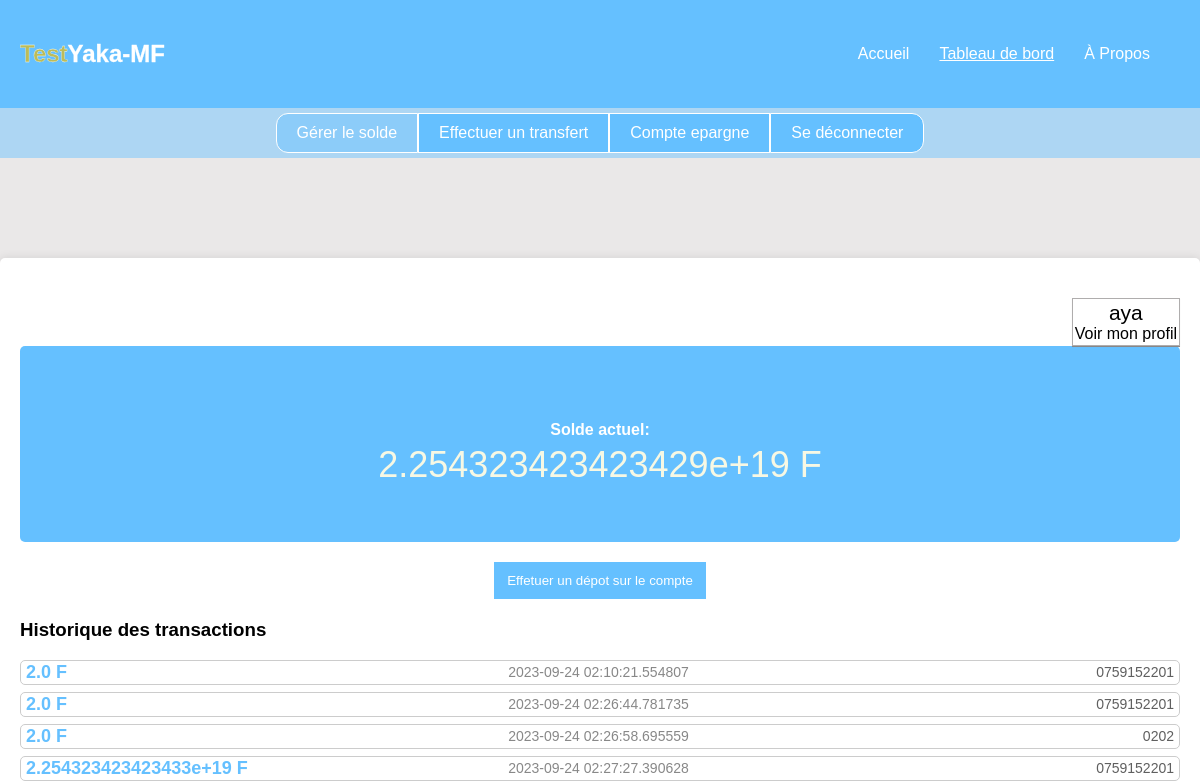
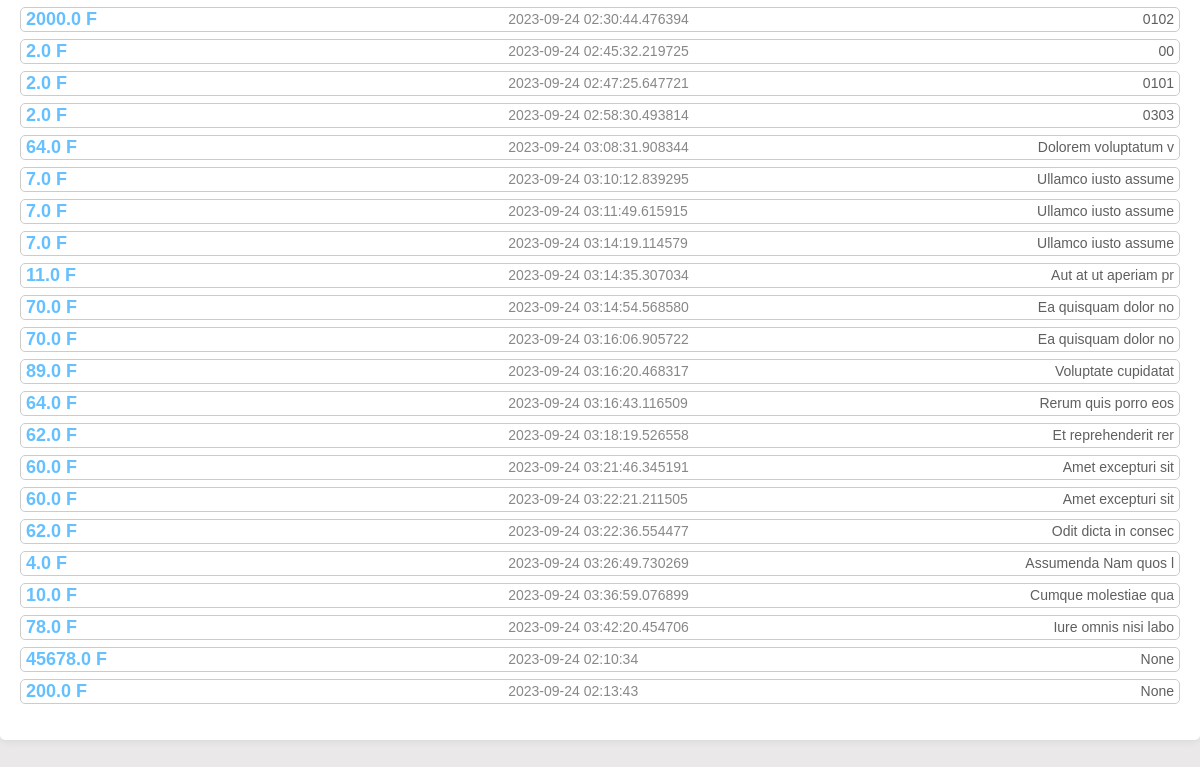
Page /dashboard (signed in) on the earlier database version (2 pictures, top to bottom).
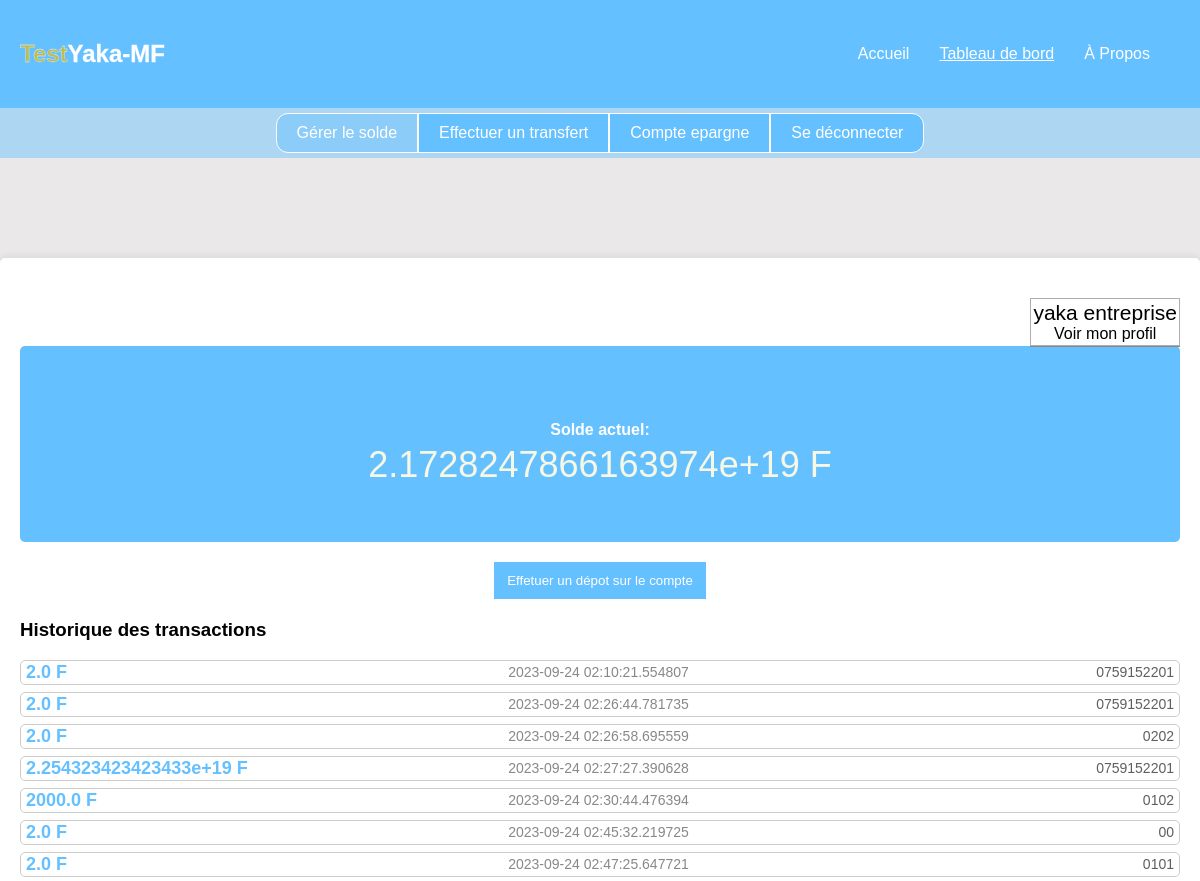
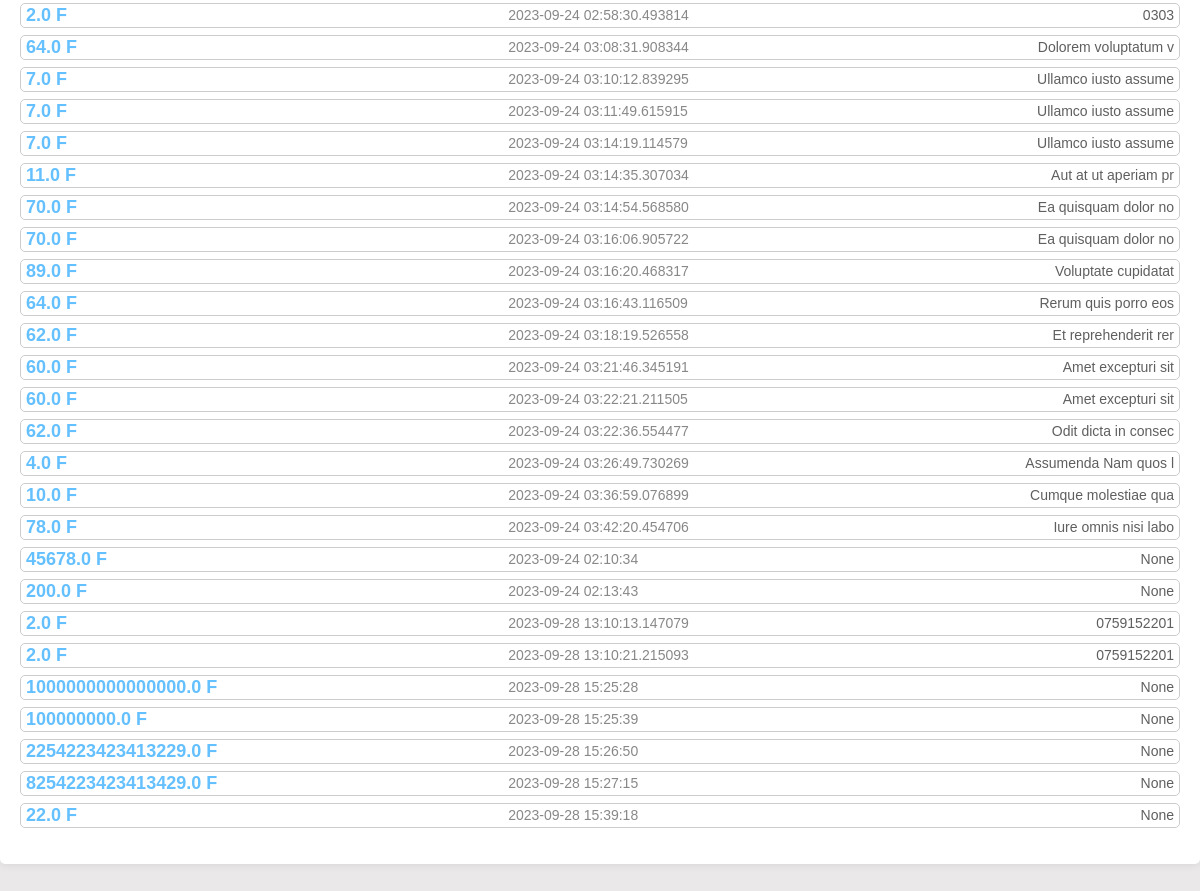
Same page on the later database version (2 pictures, top to bottom).
### tables this page shows
CREATE TABLE utilisateur (
        id INTEGER PRIMARY KEY AUTOINCREMENT,
        nom TEXT,
        email TEXT UNIQUE,
        contact TEXT UNIQUE,
        mot_de_passe TEXT,
        solde REAL DEFAULT 3000
    );

CREATE TABLE historique_operation (
        id INTEGER PRIMARY KEY AUTOINCREMENT,
        utilisateur_id INTEGER,
        description TEXT,
        contact_destinataire TEXT,
        montant REAL,
        date DATETIME DEFAULT CURRENT_TIMESTAMP
    );

### app.py (the view)
@app.route('/dashboard')
@login_required
def dashboard():
    cursor.execute('SELECT * FROM historique_operation WHERE utilisateur_id = ?', (current_user.id,))
    historique_operations = cursor.fetchall()
    return render_template('dashboard.html', utilisateur=current_user, historique_operations=historique_operations)

### app.py (called while the page is built)
@login_manager.user_loader
def load_user(user_id):
    cursor.execute('SELECT * FROM utilisateur WHERE id = ?', (user_id,))
    utilisateur_data = cursor.fetchone()
    if utilisateur_data:
        return Utilisateur(*utilisateur_data)
    return None

### templates/dashboard.html (shortened to what this page needs)
<!DOCTYPE html>
<html lang="en">
<head>
    <link rel="stylesheet" href="../static/css/dashboard.css">
</head>
<body>
    <div class="tableau-de-bord">
        <div class="logo">
            <a href=""><h2 style="color: rgb(188, 188, 89); -webkit-text-stroke: 0.3px white;">Test<span style="color: white;">Yaka-MF</span></h2></a>
        </div>
        <div class="menu">
            <ul>
                <li><a href="{{ url_for('accueil_inscrip') }}">Accueil</a></li>
                <li><a href="{{ url_for('dashboard') }}" style="text-decoration: underline;">Tableau de bord</a></li>
                <li><a href="{{ url_for('a_propos') }}">À Propos</a></li>
            </ul>
        </div>
    </div>
    <div class="barre-menu">
        <button class="menu-bouton1" style=" background: #65bfff75;"> <a href="{{ url_for('dashboard') }}">Gérer le solde</a></button>
        <button class="menu-bouton2"> <a href="{{ url_for('transfert') }}">Effectuer un transfert</a></button>
        <button class="menu-bouton3"> <a href="{{ url_for('compte_epargne') }}">Compte epargne</a></button>
        <button class="menu-bouton4"> <a href="{{ url_for('deconnexion') }}">Se déconnecter</a></button>
    </div>
    <div class="container">
        <div class="div_profil">
            <a href="{{url_for('profil')}}" id="profile-link"><span style="font-size: 21px;">{{  utilisateur.nom }}</span><br>Voir mon profil</a>
        </div>
            <div class="solde-container">
                <p class="solde"><span class="p_solde" style="text-align: center;font-weight: bold;">Solde actuel:</span> <br> {{ utilisateur.solde }} F</p>
            </div>
        <div class="text-center mt-4">
            <button id="recharge-button" class="bouton_recharger">Effetuer un dépot sur le compte</button>
        </div>
        <h3 class="mt-4">Historique des transactions</h3>
        <ul class="list-unstyled">
            {% for operation in historique_operations %}
            <div class="historique-operation">
                <p class="montant">{{ operation[4] }} F</p>
                <div style="display: flex; justify-content: space-between; width: 58%; ">
                    <p class="date-heure">{{ operation[5] }}</p>
                    <p class="contact-destinataire">{{ operation[3] }}</p>
                </div>
            </div>
            {% endfor %}
        </ul>
    </div>
</body>
</html>

### static/css/dashboard.css (style rules this page uses)
body { font-family: Arial, sans-serif; margin: 0; padding: 0; background: #eae8e8; }
a { text-decoration: none; color: white; }
.tableau-de-bord { display: flex; justify-content: space-between; align-items: center; padding: 20px; background-color: #65C0FF; color: white; }
.menu li { margin-right: 30px; }
.menu a { text-decoration: none; color: white; }
.menu ul { list-style: none; display: flex; margin: 0; padding: 0; }
.barre-menu { display: flex; justify-content: center; align-items: center; height: 50px; background-color: #65bfff75; }
.menu-bouton1, .menu-bouton2, .menu-bouton3, .menu-bouton4 { background-color: #65C0FF; color: #fff; border: none; padding: 10px 20px; border: 1px solid; cursor: pointer; font-size: 16px; transition: background-color 0.3s ease; }
.menu-bouton1 { border-radius: 12px 0 0 12px; }
.menu-bouton4 { border-radius: 0 12px 12px 0 ; }
.container { max-width: 1200px; margin: 100px auto; background-color: #fff; border-radius: 5px; box-shadow: 0 0 10px rgba(0, 0, 0, 0.1); padding: 20px; }
h2 { font-size: 24px; color: #333333; }
.text-center { text-align: center; }
.mt-4 { margin-top: 20px; }
.list-unstyled { list-style: none; padding: 0; }
.historique-operation { background-color: #fff; border: 1px solid #cccccc; padding: 5px; height: 13px; margin-bottom: 7px; border-radius: 5px; display: flex; justify-content: space-between; align-items: center; }
.montant { font-size: 18px; font-weight: bold; color: #65C0FF; }
.date-heure { font-size: 14px; color: #888888; }
.contact-destinataire { font-size: 14px; color: #5f5f5f; }
.bouton_recharger { border: 1px solid #65C0FF; padding: 10px 12px; }
button { background-color: #65C0FF; color: #fff; cursor: pointer; }
#profile-link { display: block; text-align: center; margin-top: 20px; }
.solde-container { text-align: center; display: flex; justify-content: space-around; align-items: center; background-color: #65C0FF; color: #fff; padding: 20px; border-radius: 5px; }
.solde { text-align: center; font-size: 36px; color: rgb(247, 248, 228); }
.p_solde { text-align: center; font-size: 16px; color: white; font-weight: bold; }
.div_profil { justify-content: end; display: flex; }
.div_profil a { color: black; border: 1px solid rgb(175, 173, 173); padding: 2px; box-shadow: 0.1px 0.5px 0.5px 0 rgb(136, 134, 134); }
#recharge-button { background-color: #65C0FF; }

Differences in the rows shown:
changed utilisateur: nom "aya" → "yaka entreprise"; solde "2.254323423423429e+19" → "2.1728247866163974e+19"
added historique_operation: montant "2.0", date "2023-09-28 13:10:13.147079", contact_destinataire "0759152201"
added historique_operation: montant "2.0", date "2023-09-28 13:10:21.215093", contact_destinataire "0759152201"
added historique_operation: montant "1000000000000000.0", date "2023-09-28 15:25:28", operation "None"
added historique_operation: montant "100000000.0", date "2023-09-28 15:25:39", operation "None"
added historique_operation: montant "2254223423413229.0", date "2023-09-28 15:26:50", operation "None"
added historique_operation: montant "8254223423413429.0", date "2023-09-28 15:27:15", operation "None"
added historique_operation: montant "22.0", date "2023-09-28 15:39:18", operation "None"
